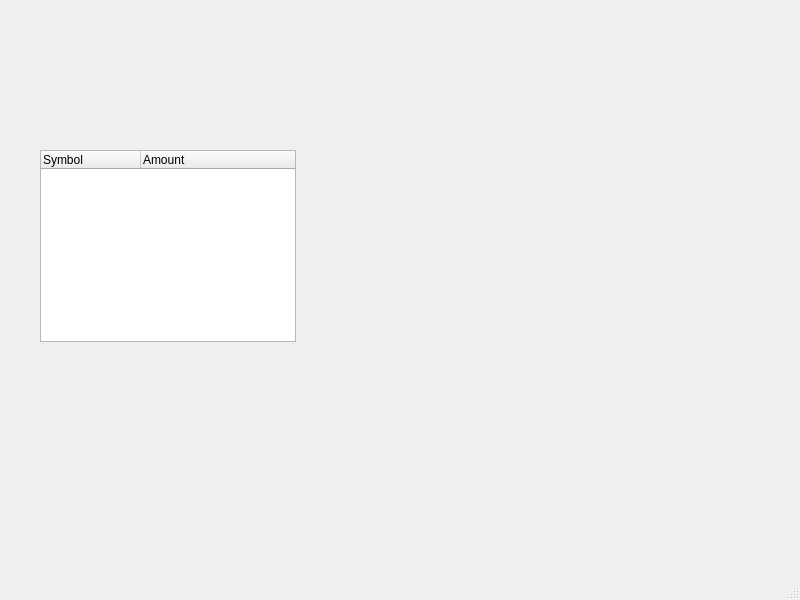
<?xml version="1.0" encoding="UTF-8"?>
<ui version="4.0">
 <class>MainWindow</class>
 <widget class="QMainWindow" name="MainWindow">
  <property name="geometry">
   <rect>
    <x>0</x>
    <y>0</y>
    <width>800</width>
    <height>600</height>
   </rect>
  </property>
  <property name="windowTitle">
   <string>MainWindow</string>
  </property>
  <widget class="QWidget" name="centralwidget">
   <widget class="QTreeWidget" name="treeWidget">
    <property name="geometry">
     <rect>
      <x>40</x>
      <y>150</y>
      <width>256</width>
      <height>192</height>
     </rect>
    </property>
    <column>
     <property name="text">
      <string>Symbol</string>
     </property>
    </column>
    <column>
     <property name="text">
      <string>Amount</string>
     </property>
    </column>
   </widget>
  </widget>
  <widget class="QMenuBar" name="menubar">
   <property name="geometry">
    <rect>
     <x>0</x>
     <y>0</y>
     <width>800</width>
     <height>21</height>
    </rect>
   </property>
  </widget>
  <widget class="QStatusBar" name="statusbar"/>
 </widget>
 <resources/>
 <connections/>
</ui>
